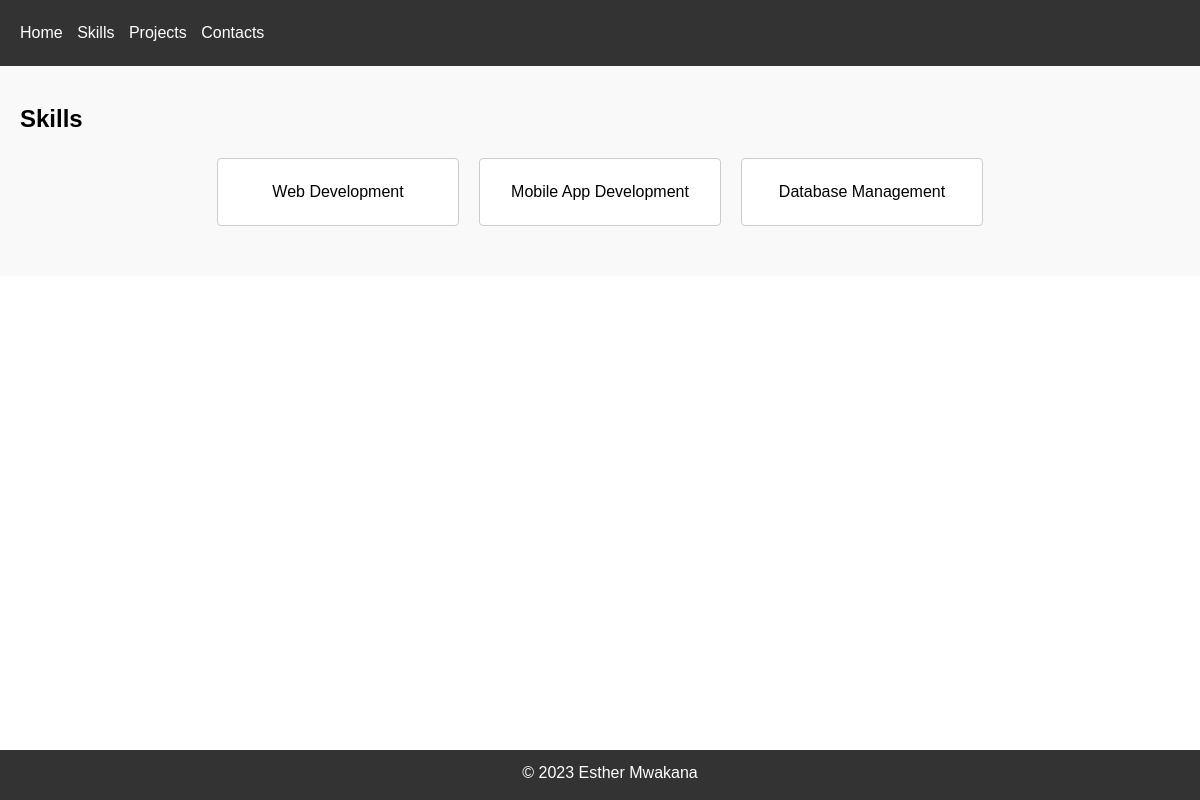
The page /skills.php on the database its author committed.
### tables this page shows
CREATE TABLE `skills` (
  `id` int(11) NOT NULL,
  `skill` varchar(255) NOT NULL
);

### skills.php (the view, shortened to what this page needs)
<!DOCTYPE html>
<html lang="en">
<head>
</head>
</html>
<?php
include 'header.php';
include 'db_conn.php';
?>
<link rel="stylesheet" href="css/skills.css">
<section class="skills">
  <div class="container">
    <h2>Skills</h2>
    <div class="skill-list">
      <?php
      $sql = "SELECT * FROM skills";
      $result = $conn->query($sql);
      if ($result->num_rows > 0) {
        while ($row = $result->fetch_assoc()) {
          $skill = $row['skill'];
          ?>
          <div class="skill-item">
            <?php echo $skill; ?>
          </div>
          <?php
        }
      } else {
        echo "<p>No skills found.</p>";
      }
      ?>
    </div>
  </div>
</section>
<?php
include 'footer.php';
?>

### css/style.css (style rules this page uses)
body, h1, h2, h3, p, ul, li, form, input, textarea { margin: 0; padding: 0; }
body { font-family: Arial, sans-serif; line-height: 1.6; }
section { padding: 20px; }
h1, h2, h3 { margin-bottom: 10px; }

### css/header.css (style rules this page uses)
body { margin: 0; padding-top: 60px; font-family: Arial, sans-serif; line-height: 1.6; }
section { padding: 20px; }
h1, h2, h3 { margin-bottom: 10px; }

### css/skills.css (style rules this page uses)
.skills { background-color: #f9f9f9; padding: 40px 0; }
.container { max-width: 1200px; margin: 0 auto; padding: 0 20px; }
.skill-list { display: flex; flex-wrap: wrap; justify-content: center; align-items: center; }
.skill-item { background-color: #fff; border: 1px solid #ccc; border-radius: 4px; padding: 20px; margin: 10px; text-align: center; width: 200px; }

### css/footer.css (style rules this page uses)
body { margin: 0; padding-bottom: 60px; }

### rows shown on the page
skills: skill "Web Development"
skills: skill "Mobile App Development"
skills: skill "Database Management"
